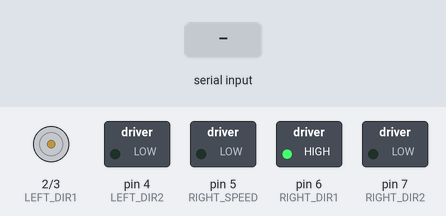
Simulated run of this sketch. Board: Arduino Uno, built with avr-gcc and run on an emulated ATmega328P. On the bench: direction and speed pins drawn as motors (green arrow = direction pin HIGH = forward, orange = LOW = backward, longer = more drive), switched loads named in the sketch (green lamp = pin HIGH). The test bench sets the inputs (shaded band).

Above: at 1.2 s.
1.3 s: "30,150\n" received over the second serial link
At 2.1 s:
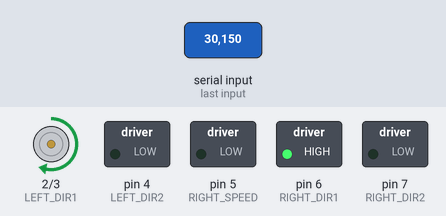
3.8 s: "90,45\n" received over the second serial link
At 4.6 s:
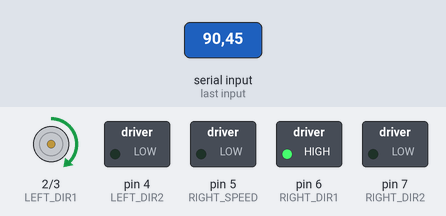
6.3 s: "200\n" received over the second serial link
At 7.0 s:
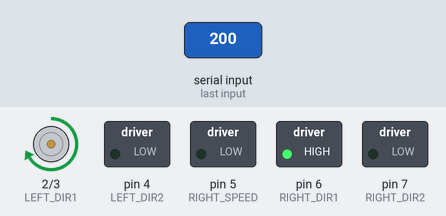
Timing chart, 0 to 9.3 s (numbered marks = the images above; inputs shaded):
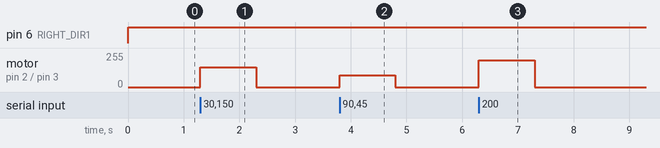

Measured:
- after the input at 1.3 s, motor on pin 2 (LEFT_DIR1) / pin 3 (LEFT_SPEED): stopped → forward 150/255 at once, → stopped 1.0 s later
- after the input at 3.8 s, motor on pin 2 (LEFT_DIR1) / pin 3 (LEFT_SPEED): stopped → forward 90/255 at once, → stopped 1.0 s later
- after the input at 6.3 s, motor on pin 2 (LEFT_DIR1) / pin 3 (LEFT_SPEED): stopped → forward 200/255 at once, → stopped 1.0 s later

The sketch:

robotV7.ino
```cpp
#include <SoftwareSerial.h>

SoftwareSerial BTSerial(12, 11);  // RX | TX

#define LEFT_SPEED 3
#define LEFT_DIR1 2
#define LEFT_DIR2 4

#define RIGHT_SPEED 5
#define RIGHT_DIR1 6
#define RIGHT_DIR2 7

void driveMotors(int lmot, int rmot) {
  if (((lmot & 0x01) == 0) && ((rmot & 0x01) == 0)) {
    digitalWrite(LEFT_DIR1, HIGH);
    digitalWrite(LEFT_DIR2, LOW);
    analogWrite(LEFT_SPEED, lmot);
    digitalWrite(RIGHT_DIR1, HIGH);
    digitalWrite(RIGHT_DIR2, LOW);
    analogWrite(RIGHT_SPEED, rmot);
  } /*else if ((lmot & 0x01) == 1 && ((rmot & 0x01) == 0)) {
    digitalWrite(LEFT_DIR, LEFT_FORWARD);
    analogWrite(LEFT_SPEED, lmot);
    digitalWrite(RIGHT_DIR, RIGHT_FORWARD);
    analogWrite(RIGHT_SPEED, rmot);
  } else if ((rmot & 0x01) == 1 && ((lmot & 0x01) == 0)) {
    digitalWrite(LEFT_DIR, LEFT_BACKWARD);
    analogWrite(LEFT_SPEED, lmot);
    digitalWrite(RIGHT_DIR, RIGHT_BACKWARD);
    analogWrite(RIGHT_SPEED, rmot);
  } else {
    digitalWrite(LEFT_DIR, LEFT_FORWARD);
    analogWrite(LEFT_SPEED, lmot);
    digitalWrite(RIGHT_DIR, RIGHT_BACKWARD);
    analogWrite(RIGHT_SPEED, rmot);
  }*/
}

void setup() {
  //Serial.begin(38400);
  BTSerial.begin(38400);
  Serial.begin(115200);
  pinMode(LEFT_DIR1, OUTPUT);
  pinMode(LEFT_DIR2, OUTPUT);
  pinMode(RIGHT_DIR1, OUTPUT);
  pinMode(RIGHT_DIR2, OUTPUT);
  pinMode(LEFT_SPEED, OUTPUT);
  pinMode(RIGHT_SPEED, OUTPUT);
}

void loop() {
  if (BTSerial.available()) {
    uint16_t data = BTSerial.parseInt();
    uint8_t lmot = data & 0xFF;
    uint8_t rmot = data >> 8;
    driveMotors(lmot, rmot);

    //DEBUG ANTI-SPAM CODE
    static uint8_t pina = 0;
    static uint8_t cassis = 0;
    if (pina == 1) {
      char string[20];
      sprintf(string, "lmot = %d     rmot = %d\n\r", lmot, rmot);
      Serial.println(string);
      pina = 0;
    } else if (pina == 0) {
      cassis++;
    }
    if (cassis > 50) {
      cassis = 0;
      pina = 1;
    }
    //DEBUG ANTI-SPAM CODE
  } else {
    driveMotors(0, 0);
  }
}
```
